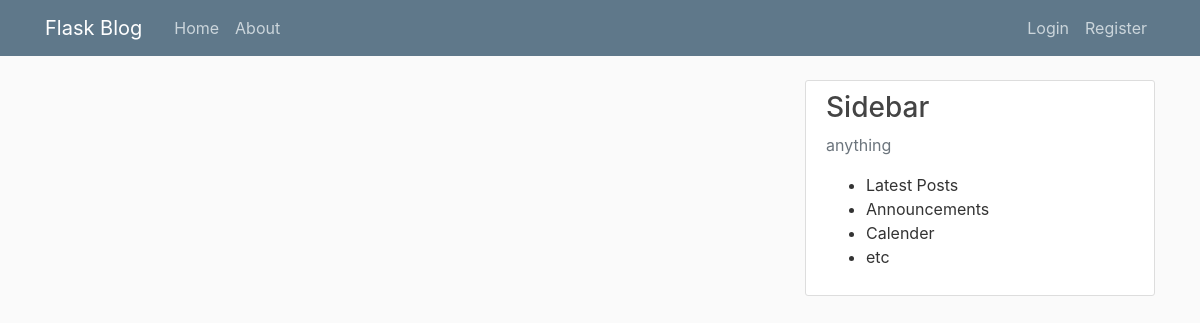
Page /home on the earlier database version.
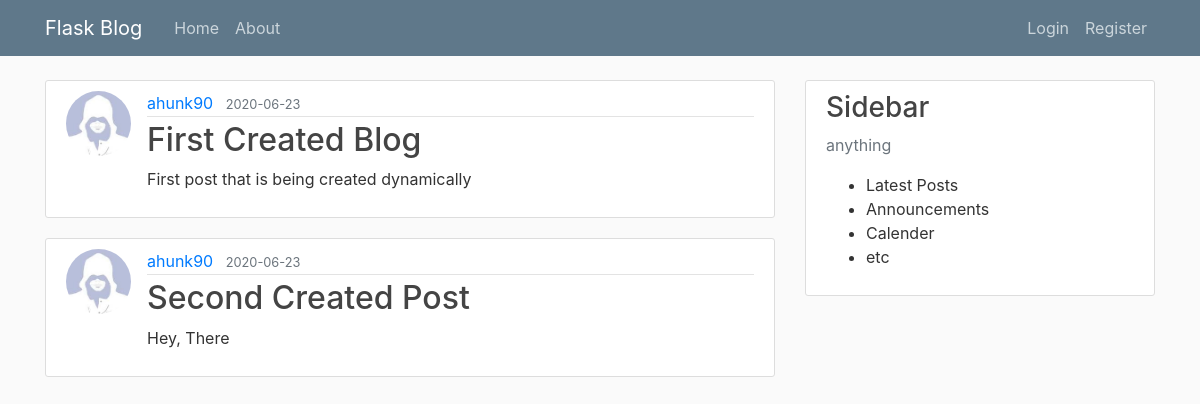
Same page on the later database version.
### flaskblog/models.py (models this page shows, shortened)
class Post(db.Model):
    id = db.Column(db.Integer, primary_key=True)
    title = db.Column(db.String(100), nullable=False)
    date_posted = db.Column(db.DateTime, nullable=False, default=datetime.utcnow)
    content = db.Column(db.Text, nullable=False)
    user_id = db.Column(db.Integer, db.ForeignKey('user.id'), nullable=False)

class User(db.Model, UserMixin):
    id = db.Column(db.Integer, primary_key=True)
    username = db.Column(db.String(20), unique=True, nullable=False)
    email = db.Column(db.String(120), unique=True, nullable=False)
    image_file = db.Column(db.String(20), nullable=False, default='default.jpg')
    password = db.Column(db.String(60), nullable=False)
    posts = db.relationship('Post', backref='author', lazy=True)

### flaskblog/routes.py (the view)
@app.route("/")
@app.route("/home")
def home():
    posts = Post.query.all()
    return render_template('home.html', title='Home', posts = posts)

### flaskblog/templates/home.html
{% extends 'layout.html' %}
{% block content %}
    {% for post in posts%}
    <article class="media content-section">
      <img class="rounded-circle article-img" src="{{ url_for('static', filename='profile_pics/' + post.author.image_file )}}">
        <div class="media-body">
          <div class="article-metadata">
            <a class="mr-2" href="#">{{ post.author.username }}</a>
            <small class="text-muted">{{ post.date_posted.strftime('%Y-%m-%d') }}</small>
          </div>
          <h2><a class="article-title" href="{{ url_for('post', post_id=post.id) }}">{{ post.title }}</a></h2>
          <p class="article-content">{{ post.content }}</p>
        </div>
      </article>
    {% endfor %}
{% endblock content %}

### flaskblog/templates/layout.html (shortened to what this page needs)
<!DOCTYPE html>
<html>
<head>
    <link rel="stylesheet" href="https://stackpath.bootstrapcdn.com/bootstrap/4.5.0/css/bootstrap.min.css">
    <link rel="stylesheet" type="text/css" href="{{ url_for('static', filename='main.css') }}">
</head>
<body>
    <header class="site-header">
        <nav class="navbar navbar-expand-md navbar-dark bg-steel fixed-top">
            <div class="container">
                <a class="navbar-brand mr-4" href="/">Flask Blog</a>
                <div class="collapse navbar-collapse">
                    <div class="navbar-nav mr-auto">
                        <a class="nav-item nav-link" href="{{ url_for('home') }}">Home</a>
                        <a class="nav-item nav-link" href="{{ url_for('about') }}">About</a>
                    </div>
                    <div class="navbar-nav">
                        {% if current_user.is_authenticated %}
                            <a class="nav-item nav-link" href="{{ url_for('new_post') }}">New Post</a>
                            <a class="nav-item nav-link" href="{{ url_for('account') }}">Account</a>
                            <a class="nav-item nav-link" href="{{ url_for('logout') }}">Logout</a>
                        {% else %}
                            <a class="nav-item nav-link" href="{{ url_for('login') }}">Login</a>
                            <a class="nav-item nav-link" href="{{ url_for('register') }}">Register</a>
                        {% endif %}
                    </div>
                </div>
            </div>
        </nav>
    </header>
    <main role="main" class="container">
        <div class="row">
            <div class="col-md-8">
                {% block content%} {% endblock %}
            </div>
            <div class="col-md-4">
                <div class="content-section">
                    <h3> Sidebar</h3>
                    <p class="text-muted">anything
                        <ul>
                            <li>Latest Posts</li>
                            <li>Announcements</li>
                            <li> Calender</li>
                            <li>etc</li>
                        </ul>
                    </p>
                </div>
            </div>
        </div>
    </main>
</body>
</html>

### flaskblog/static/main.css (style rules this page uses)
body { background: #fafafa; color: #333333; margin-top: 5rem; }
h1, h2, h3, h4, h5, h6 { color: #444444; }
.bg-steel { background-color: #5f788a; }
.site-header .navbar-nav .nav-link { color: #cbd5db; }
.content-section { background: #ffffff; padding: 10px 20px; border: 1px solid #dddddd; border-radius: 3px; margin-bottom: 20px; }
.article-title { color: #444444; }
.article-content { white-space: pre-line; }
.article-img { height: 65px; width: 65px; margin-right: 16px; }
.article-metadata { padding-bottom: 1px; margin-bottom: 4px; border-bottom: 1px solid #e3e3e3 }

Differences in the rows shown:
added Post: image_file (picture), author.username "ahunk90", date_posted "2020-06-23", title "First Created Blog", content "First post that is being created dynamically"
added Post: image_file (picture), author.username "ahunk90", date_posted "2020-06-23", title "Second Created Post", content "Hey, There"
